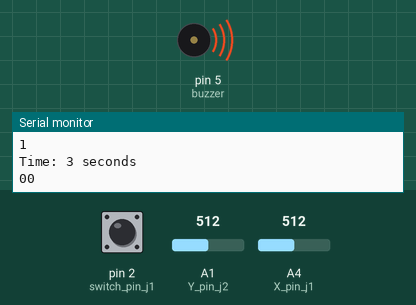
A sketch run on a simulated Arduino Uno, built with avr-gcc and run on an emulated ATmega328P. Shown: buzzer (waves = sounding, pin HIGH), the last lines printed to the serial monitor. The inputs (shaded band) are chosen by the test bench; at power-on: pin 2 (switch_pin_j1) HIGH, A1 (Y_pin_j2) = 512, A4 (X_pin_j1) = 512. No radio packets arrive unless stated.

Above: at 3.2 s.
3.3 s: pin 2 (switch_pin_j1) pulled LOW for 1.2 s
At 4.7 s:
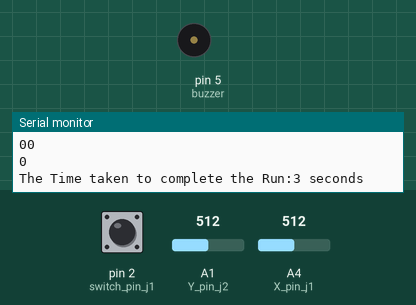
8.5 s: pin 2 (switch_pin_j1) pulled LOW for 3.2 s
At 13.4 s:
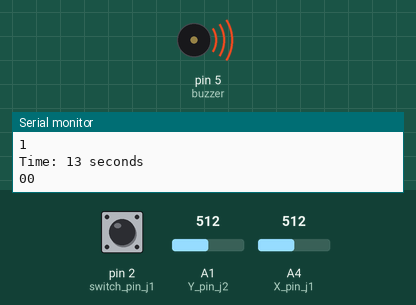
Timing chart, 0 to 14.9 s (numbered marks = the images above; inputs shaded):
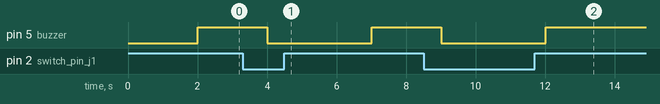

Measured:
- after the input at 3.3 s, pin 5 (buzzer): HIGH → LOW after 0.71 s, → HIGH 3.0 s later
- after the input at 8.5 s, pin 5 (buzzer): HIGH → LOW after 0.52 s, → HIGH 3.0 s later

The sketch:

Wireless_Joystick.ino
```cpp
/*
 * Team Id:          5066
 * Author List :     Srinivas A, Aikansh Prakash Shenoy,
 *                   Shrikrishna Bhagirath Rajule, Md Tauseeq Zuman
 * File name:        Wireless_Joystick
 * Theme:            Patrol Fish(PF)
 * Functions:        setup, loop, process, buzzing
 * Global variables: radio, address, switch_pin_j1, switch_pin_j2, X_pin_j1,
 *                   Y_pin_j2, buzzer
*/

#include<SPI.h>
#include<nRF24L01.h>
#include<RF24.h>

//radio: creates an object RF24 of the library RF24, input arguments are CE, CSN pin number
RF24 radio(7,8);

//address: represents the address or pipe through which communication happens
const byte address[6] = "00001";
//switch_pin_j1: represents the joystic 1's switch pin number
const int switch_pin_j1 = 2;
//switch_pin_j2: represents the joystic 2's switch pin number
const int switch_pin_j2 = 4;
//X_pin_j1: represents the joystic 1's x axis pin number
const int X_pin_j1 = 4;
//Y_pin_j1: represents the joystic 2's y axis pin number
const int Y_pin_j2 = 1;
//buzzer: represents the buzzer pin number
const int buzzer = 5;
//time: the total time
unsigned long time;

void setup() {
/*
 * Function Name: setup
 * Input:         None
 * Output:        None
 * Logic:         Initial setup of all the devices connected, runs only once,
 *                function is called by the sketch
*/

  //Setting up the NRF24L01
  radio.begin();
  radio.openWritingPipe(address);
  radio.setPALevel(RF24_PA_MIN);
  radio.stopListening();

  //Setting up the Joysticks, Buzzer and Serial Monitor
  pinMode(switch_pin_j1, INPUT);
  pinMode(switch_pin_j2, INPUT);
  digitalWrite(switch_pin_j1,HIGH);
  digitalWrite(switch_pin_j2,HIGH);
  pinMode(buzzer,OUTPUT);
  Serial.begin(9600);

  //Running the initial beep of buzzer for 2 seconds indicating the start
  digitalWrite(buzzer,HIGH);
  digitalWrite(buzzer,LOW);
  delay(2000);
  digitalWrite(buzzer,HIGH);
}

void loop()
{
/*
 * Function Name: loop
 * Input:         None
 * Output:        None
 * Logic:         Sends the processed joystick commands and keeps track of the
 *                time, from the joystick start, runs repeatedly and contains the main code,
 *                function is called by the sketch
*/

  //data: contains the processed data in string format
  //call the function process to process the read input from the joystics
  String data = process(analogRead(X_pin_j1), analogRead(Y_pin_j2));
  //val: acts as a buffer for the processed data and ready to send
  char val[50];
  data.toCharArray(val, 50);      //convert from string to charcter array format and store it in val
  Serial.println(data);
  radio.write(&val,sizeof(val));  //Send the processed data
  delay(1000);

  //buzz: represents the buzzer pin state, values are 1 or 0
  int buzz = digitalRead(switch_pin_j1);
  Serial.println(buzz);

  //call the function buzzing if buzz value is 0
  if(buzz == 0)
  {
    Serial.print("The Time taken to complete the Run:");
    Serial.print(time/1000);
    Serial.println(" seconds");
    buzzing();
  }
  //Keeping track of the total time (600 seconds)
  Serial.print("Time: ");
  time = millis();
  //Prints time, since the program started
  Serial.print(time/1000);
  Serial.println(" seconds");
  //Condition to check if the Total Time is up
  //The Total time is 602 seconds instead of 600 seconds. The extra 2 seconds accounts for the buzzer time (2 seconds) at the start.
  if(time>602000 && time<603000)
  {
    buzzing();
  }
}

String process(int X_val, int Y_val)
{
/*
  * Function Name:  process
  * Input:          X_val,Y_val where X_val is value of X_pin_j1, Y_val is value of Y_pin_j2
  * Output:         String containing the processed data
  * Logic:          Contains a series of if else statements to sort the joystic's input, here the
  *                 X_val is mapped to the different speed mode 0 for stop, 1 for slow speed,
  *                 2 for medium speed and 3 for high speed. Y_val is mapped to the range of -30
  *                 to +30 which defines the offset for the sweep of the servo, the speed mode and
  *                 the offset value is converted into string and concatinated to a single string
  *                 value.
  * Example Call:   process(500,450);
*/

  //value: buffer for adding the processed data to it
  String value= "";
  //i: contains the value of offset for servo sweep, ranges from -30 to +30
  int i;

  // if statements for assigning the offset for sweep values
  if(Y_val>470 && Y_val<550)                //no offset for straight direction
  {
    i = 0;
  }

  if(Y_val<=470)                            //for left offset
  {
    i = map(Y_val, 0, 470, -30, 0);
  }

  if(Y_val>=550)                            //for right offset
  {
    i = map(Y_val, 550, 1020, 0, 30);
  }

  //if else statements for mapping the speed mode values
  if(X_val<550 && X_val>450)
  {
    value = value + '0';                //concatinate the speed mode to buffer
    value = value + String(i);          //concatinate the sweep offset to buffer
    return value;                       //return the processed string
  }
  if(X_val<=450)
  {
    value = value + '1';                //concatinate the speed mode to buffer
    value = value + String(i);          //concatinate the sweep offset to buffer
    return value;                       //return the processed strin
  }
  else if(X_val>=550 && X_val<=900)
  {
    value = value + '2';                //concatinate the speed mode to buffer
    value = value + String(i);          //concatinate the sweep offset to buffer
    return value;                       //return the processed strin
  }
  else if(X_val>900)
  {
    value = value + '3';                //concatinate the speed mode to buffer
    value = value + String(i);          //concatinate the sweep offset to buffer
    return value;                       //return the processed strin
  }
}

void buzzing()
{
/*
 * Function Name:  buzzing
 * Input:          None
 * Output:         None
 * Logic:          Switch on the buzzer for 3 seconds and then switch off
 * Example Call:   buzzing();
*/

  //switch on the buzzer
  digitalWrite(buzzer,LOW);
  delay(3000);
  //switch off the buzzer
  digitalWrite(buzzer,HIGH);
}
```
